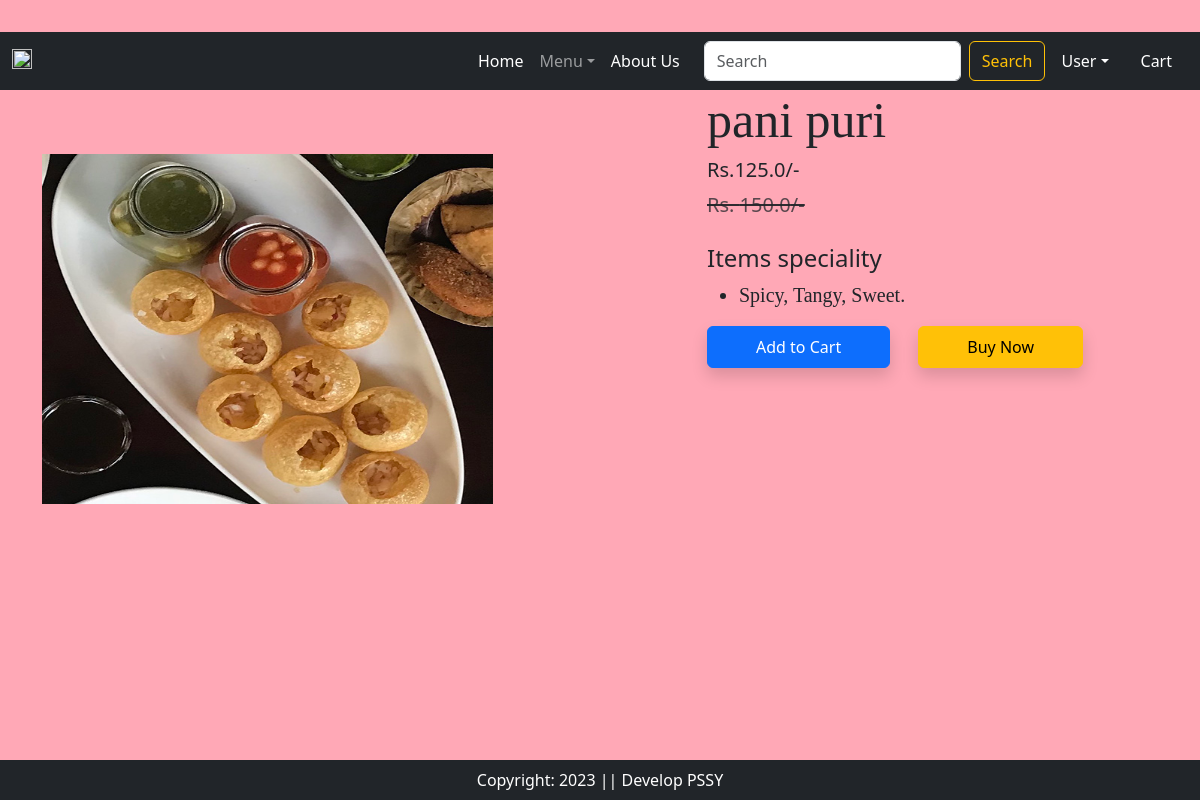
The page /product_detail/1 on the database its author committed.
### demo1/models.py (models this page shows, shortened)
class Product(models.Model):
    title = models.CharField(max_length = 100)
    selling_price = models.FloatField()
    discounted_price = models.FloatField()
    description = models.TextField()
    composition = models.TextField(default = '')
    prodapp = models.TextField(default = '')
    category = models.CharField(choices = CATEGORY_CHOICES,max_length = 2)
    product_image = models.ImageField(upload_to = 'product')

### demo1/views.py (the view)
# urls.py: path("product_detail/<int:pk>",views.ProductDetail.as_view(),name='product-detail'),
class ProductDetail(View):
    def get(self,request,pk):
        product = Product.objects.filter(pk = pk)
        return render(request,"productdetail.html",locals())

### templates/productdetail.html (shortened to what this page needs)
{% extends 'base.html' %}
{% load static %}
{% block main-contant %}
    <div class="container">
        <div class="row flex justify-content-between">
            {% for prod in product %}
            <div class="img2 col-lg-5 mt-5">
                <img src="{{prod.product_image.url}}" class="image col-xs-6 col-sm-12 col-lg-12 mt-3 text-sm-center w-100 h-75" alt="">
            </div>
            <div class="productdetail col-lg-5">
                 <h1 style="font-family: Georgia; font-size: 50px;">{{prod.title}}</h1>
                 <h5>Rs.{{prod.discounted_price}}/-</h5>
                 <small class="text-decoration-line-through text-muted fs-5"><del>Rs. {{prod.selling_price}}/- </small> </del>
                 <br><br><h4>Items speciality</h4>
                 <ul class="fs-5" style="font-family: Rajdhani;">
                     <li>{{prod.description}}</li>
                 </ul>
                     <form action="/add-to-cart" class="d-inline" >
                         <button type="submit" class="btn btn-primary shadow px-5 py-2">Add to Cart</button>
                     </form>
                    <a href="{% url 'showcart' %}" class="btn btn-warning shadow px-5 py-2 ms-4">Buy Now</a><br/><br/><br/><br/>
            {% endfor %}
        </div>
    </div>
{% endblock main-contant %}

### rows shown on the page
Product: product_image (picture), title "pani puri", discounted_price "125.0", selling_price "150.0", description "Spicy, Tangy, Sweet."
